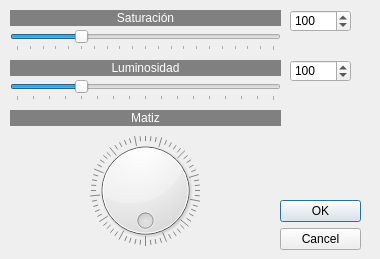
<?xml version="1.0" encoding="UTF-8"?>
<ui version="4.0">
 <class>MatSatLum</class>
 <widget class="QDialog" name="MatSatLum">
  <property name="geometry">
   <rect>
    <x>0</x>
    <y>0</y>
    <width>380</width>
    <height>259</height>
   </rect>
  </property>
  <property name="windowTitle">
   <string>Ajuste de matiz/saturación/luminosidad</string>
  </property>
  <widget class="QDialogButtonBox" name="buttonBox">
   <property name="geometry">
    <rect>
     <x>280</x>
     <y>200</y>
     <width>81</width>
     <height>241</height>
    </rect>
   </property>
   <property name="orientation">
    <enum>Qt::Vertical</enum>
   </property>
   <property name="standardButtons">
    <set>QDialogButtonBox::Cancel|QDialogButtonBox::Ok</set>
   </property>
  </widget>
  <widget class="QSlider" name="horizontalSlider">
   <property name="geometry">
    <rect>
     <x>10</x>
     <y>30</y>
     <width>271</width>
     <height>21</height>
    </rect>
   </property>
   <property name="minimum">
    <number>0</number>
   </property>
   <property name="maximum">
    <number>400</number>
   </property>
   <property name="pageStep">
    <number>16</number>
   </property>
   <property name="value">
    <number>100</number>
   </property>
   <property name="sliderPosition">
    <number>100</number>
   </property>
   <property name="orientation">
    <enum>Qt::Horizontal</enum>
   </property>
   <property name="tickPosition">
    <enum>QSlider::TicksBelow</enum>
   </property>
   <property name="tickInterval">
    <number>20</number>
   </property>
  </widget>
  <widget class="QSpinBox" name="spinBox">
   <property name="geometry">
    <rect>
     <x>290</x>
     <y>10</y>
     <width>61</width>
     <height>22</height>
    </rect>
   </property>
   <property name="minimum">
    <number>0</number>
   </property>
   <property name="maximum">
    <number>400</number>
   </property>
   <property name="value">
    <number>100</number>
   </property>
  </widget>
  <widget class="QSpinBox" name="spinBox_2">
   <property name="geometry">
    <rect>
     <x>290</x>
     <y>60</y>
     <width>61</width>
     <height>22</height>
    </rect>
   </property>
   <property name="minimum">
    <number>0</number>
   </property>
   <property name="maximum">
    <number>400</number>
   </property>
   <property name="value">
    <number>100</number>
   </property>
  </widget>
  <widget class="QLabel" name="label">
   <property name="geometry">
    <rect>
     <x>10</x>
     <y>10</y>
     <width>271</width>
     <height>16</height>
    </rect>
   </property>
   <property name="styleSheet">
    <string notr="true">background-color: rgb(128, 128, 128);
color: rgb(255, 255, 255);</string>
   </property>
   <property name="text">
    <string>Saturación</string>
   </property>
   <property name="alignment">
    <set>Qt::AlignCenter</set>
   </property>
  </widget>
  <widget class="QLabel" name="label_2">
   <property name="geometry">
    <rect>
     <x>10</x>
     <y>60</y>
     <width>271</width>
     <height>16</height>
    </rect>
   </property>
   <property name="styleSheet">
    <string notr="true">background-color: rgb(128, 128, 128);
color: rgb(255, 255, 255);</string>
   </property>
   <property name="text">
    <string>Luminosidad</string>
   </property>
   <property name="alignment">
    <set>Qt::AlignCenter</set>
   </property>
  </widget>
  <widget class="QSlider" name="horizontalSlider_2">
   <property name="geometry">
    <rect>
     <x>10</x>
     <y>80</y>
     <width>271</width>
     <height>21</height>
    </rect>
   </property>
   <property name="minimum">
    <number>0</number>
   </property>
   <property name="maximum">
    <number>400</number>
   </property>
   <property name="value">
    <number>100</number>
   </property>
   <property name="orientation">
    <enum>Qt::Horizontal</enum>
   </property>
   <property name="tickPosition">
    <enum>QSlider::TicksBelow</enum>
   </property>
   <property name="tickInterval">
    <number>25</number>
   </property>
  </widget>
  <widget class="QLabel" name="label_3">
   <property name="geometry">
    <rect>
     <x>10</x>
     <y>110</y>
     <width>271</width>
     <height>16</height>
    </rect>
   </property>
   <property name="styleSheet">
    <string notr="true">background-color: rgb(128, 128, 128);
color: rgb(255, 255, 255);</string>
   </property>
   <property name="text">
    <string>Matiz</string>
   </property>
   <property name="alignment">
    <set>Qt::AlignCenter</set>
   </property>
  </widget>
  <widget class="QDial" name="dial">
   <property name="geometry">
    <rect>
     <x>90</x>
     <y>130</y>
     <width>111</width>
     <height>121</height>
    </rect>
   </property>
   <property name="maximum">
    <number>255</number>
   </property>
   <property name="wrapping">
    <bool>true</bool>
   </property>
   <property name="notchesVisible">
    <bool>true</bool>
   </property>
  </widget>
 </widget>
 <resources/>
 <connections>
  <connection>
   <sender>buttonBox</sender>
   <signal>accepted()</signal>
   <receiver>MatSatLum</receiver>
   <slot>accept()</slot>
   <hints>
    <hint type="sourcelabel">
     <x>248</x>
     <y>254</y>
    </hint>
    <hint type="destinationlabel">
     <x>157</x>
     <y>274</y>
    </hint>
   </hints>
  </connection>
  <connection>
   <sender>buttonBox</sender>
   <signal>rejected()</signal>
   <receiver>MatSatLum</receiver>
   <slot>reject()</slot>
   <hints>
    <hint type="sourcelabel">
     <x>316</x>
     <y>260</y>
    </hint>
    <hint type="destinationlabel">
     <x>286</x>
     <y>274</y>
    </hint>
   </hints>
  </connection>
 </connections>
</ui>
